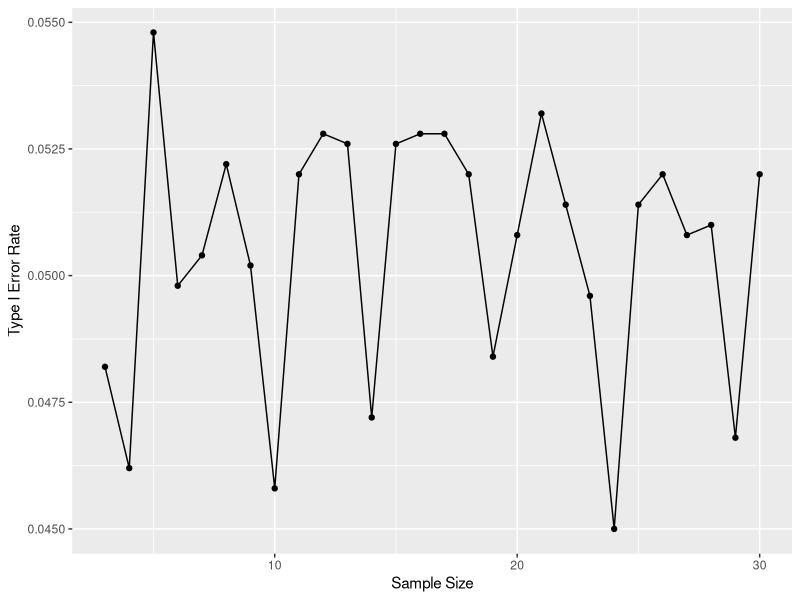

This figure's R source:
# Revisions on Lesson 10 - Activity 1 Part 2

#------------------------------------------------------
# Lesson 10 - Activity 1 Part 2

#1
TypeISimb <- function(n=10){
  out <- replicate(5000,t.test(rnorm(n,100,10),mu=100,alternative="two.sided")$p.value)
  prop <- sum(out <= 0.05)/5000
  prop
}

#2
TypeISimb(n=15)

#3
set.seed(2320)
TypeISimb(n=15)

#4
set.seed(6493)

#5
myn <- 3:30
myresults <- rep(NA,length(myn))

#6
for(i in myn){
  myresults[i - 2] <- TypeISimb(n = i)
}

#7
# Answer in notes

#8
TypeISimResults <- data.frame(myn=myn, myresults=myresults)
TypeISimResults
mean(TypeISimResults$myresults)

#9
library(tidyverse)
ggplot(TypeISimResults,aes(x=myn,y=myresults)) + 
  geom_point() +
  geom_line() +
  labs(x="Sample Size", y="Type I Error Rate")

mean(TypeISimResults$myresults)

